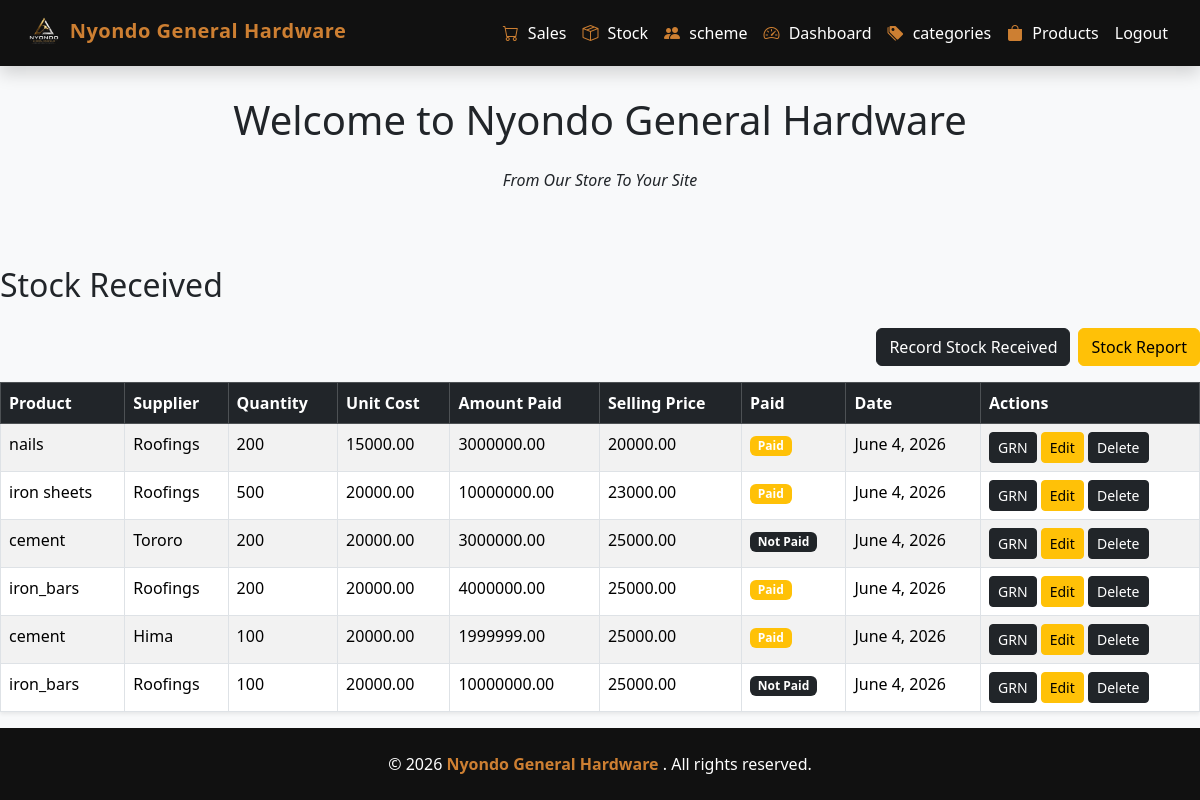
The page /stock/ (signed in) on the database its author committed.
### stockapp/models.py (models this page shows, shortened)
class Stock(models.Model):
    product = models.ForeignKey(Product, on_delete=models.CASCADE)
    supplier = models.CharField(max_length=100)
    quantity = models.PositiveIntegerField(default=0)
    unit_cost = models.DecimalField(max_digits=10, decimal_places=2, default=0)
    selling_price = models.DecimalField(max_digits=10, decimal_places=2, default=0)
    amount_paid = models.DecimalField(max_digits=10, decimal_places=2, default=0)
    amount_due = models.DecimalField(max_digits=10, decimal_places=2, default=0)
    date = models.DateField(auto_now_add=True)
    is_paid = models.BooleanField(default=True)
    class Meta:
        permissions = [
            ("can_manage_stock", "can manage stock"),
            ("can_view_reports", "can view reports"),
        ]

### salesapp/models.py (models this page shows)
class Product(models.Model):
    category_name = models.ForeignKey(Category, on_delete=models.CASCADE)
    product_name = models.CharField(max_length=100)
    unit_price = models.DecimalField(max_digits=100, decimal_places=2, default=0)
    selling_price = models.DecimalField(max_digits=100, decimal_places=2, default=0)
    description = models.TextField(blank=True)
    def __str__(self):
        return self.product_name

### stockapp/views.py (the view)
# urls.py: path('', views.stock_list, name='stock_list'),
def stock_list(request):
    stocks = Stock.objects.all().order_by("-date")
    return render(request, 'stock_list.html', {'stocks': stocks})

### stockapp/templates/stock_list.html (shortened to what this page needs)
{% extends 'base.html' %}
{% block content %}
<div class="d-flex justify-content-between align-items-center mb-3">
    <h2>Stock Received</h2>
</div>
<div class="d-flex justify-content-end gap-2 mb-3">
            <a href="{% url 'create_receipt' %}" class="btn btn-dark">Record Stock Received</a>
            <a href="{% url 'stock_report' %}" class="btn btn-warning">Stock Report</a>
        </div>
<table class="table table-bordered table-striped shadow-sm">
    <thead class="table-dark">
        <tr>
            <th>Product</th>
            <th>Supplier</th>
            <th>Quantity</th>
            <th>Unit Cost</th>
            <th>Amount Paid</th>
            <th>Selling Price</th>
            <th>Paid</th>
            <th>Date</th>
            <th>Actions</th>
        </tr>
    </thead>
    <tbody>
        {% for stock in stocks %}
        <tr>
            <td>{{ stock.product}}</td>
            <td>{{ stock.supplier}}</td>
            <td>{{ stock.quantity }}</td>
            <td>{{ stock.unit_cost }}</td>
            <td>{{ stock.amount_paid }}</td>
            <td>{{ stock.selling_price }}</td>
            <td>
                {% if stock.is_paid %}
                    <span class="badge bg-warning">Paid</span>
                {% else %}
                    <span class="badge bg-dark">Not Paid</span>
                {% endif %}
            </td>
            <td>{{ stock.date }}</td>
            <td>
                <a href="{% url 'goods_received_note' stock.id %}" class="btn btn-dark btn-sm">GRN</a>
                <a href="{% url 'stock_edit' stock.id %}" class="btn btn-warning btn-sm">Edit</a>
                <a href="{% url 'delete_receipt' stock.id %}" class="btn btn-dark btn-sm">Delete</a>
            </td>
        </tr>
        {% empty %}
        <tr>
            <td colspan="8" class="text-center">No stock receipts found.</td>
        </tr>
        {% endfor %}
    </tbody>
</table>
{% endblock %}

### templates/base.html (style rules this page uses)
:root { --black: #111111; --bronze: #cd7f32; --white: #ffffff; --light-bg: #f8f9fa; }
body { background-color: var(--light-bg); min-height: 100vh; display: flex; flex-direction: column; }

### rows shown on the page
Stock: product "nails", supplier "Roofings", quantity "200", unit_cost "15000.00", amount_paid "3000000.00", selling_price "20000.00", is_paid "Paid", date "June 4, 2026"
Stock: product "iron sheets", supplier "Roofings", quantity "500", unit_cost "20000.00", amount_paid "10000000.00", selling_price "23000.00", is_paid "Paid", date "June 4, 2026"
Stock: product "cement", supplier "Tororo", quantity "200", unit_cost "20000.00", amount_paid "3000000.00", selling_price "25000.00", is_paid "Not Paid", date "June 4, 2026"
Stock: product "iron_bars", supplier "Roofings", quantity "200", unit_cost "20000.00", amount_paid "4000000.00", selling_price "25000.00", is_paid "Paid", date "June 4, 2026"
Stock: product "cement", supplier "Hima", quantity "100", unit_cost "20000.00", amount_paid "1999999.00", selling_price "25000.00", is_paid "Paid", date "June 4, 2026"
Stock: product "iron_bars", supplier "Roofings", quantity "100", unit_cost "20000.00", amount_paid "10000000.00", selling_price "25000.00", is_paid "Not Paid", date "June 4, 2026"
